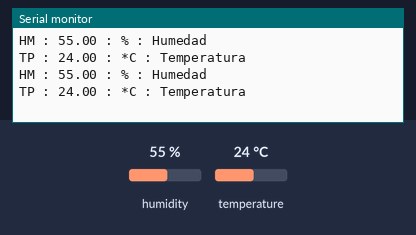
The sketch below on a simulated Arduino Uno, built with avr-gcc and run on an emulated ATmega328P. Shown: the last lines printed to the serial monitor. Inputs (shaded band) come from the test bench; at power-on: humidity 55 %, temperature 24 °C.

Above: at 4.8 s.
4.9 s: humidity set to 22 %
At 7.5 s:
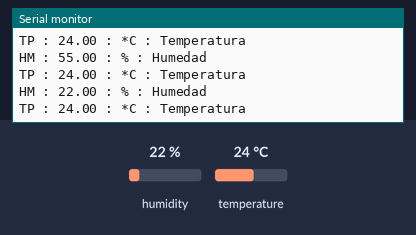
7.9 s: temperature set to 12 °C
At 8.7 s:
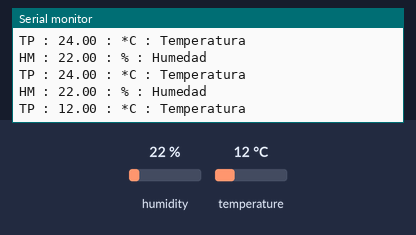
10.9 s: humidity set to 40 %
At 13.6 s:
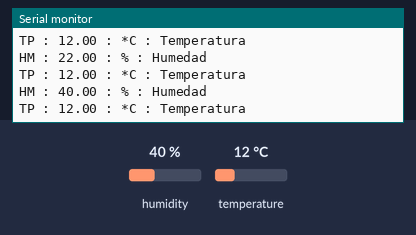
Timing chart, 0 to 15.1 s (numbered marks = the images above; inputs shaded):
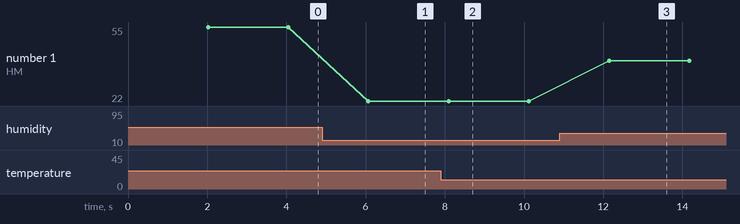

The sketch:

DHT11.ino
```cpp
#include "DHT.h"

#define DHTPIN 12     // Pin en el que está conectado el Data del DHT11
#define DHTTYPE DHT11   // Definimos el tipo de sensor DHT

DHT dht(DHTPIN, DHTTYPE);

void setup() {
  Serial.begin(9600);
  dht.begin();
}

void loop() {
  delay(2000);  // Esperamos 2 segundos entre lecturas
  // Leemos la humedad y la temperatura
  float h = dht.readHumidity();
  float t = dht.readTemperature();
  // Mostramos los valores leídos
  Serial.print("HM : "); Serial.print(h); Serial.print(" : % "); Serial.println(": Humedad");
  Serial.print("TP : "); Serial.print(t); Serial.print(" : *C "); Serial.println(": Temperatura");
}
```

Measured:
- after the input at 4.9 s, the serial monitor: prints a new line after 1.2 s (image 1)
- after the input at 7.9 s, the serial monitor: prints a new line after 0.22 s (image 2)
- after the input at 10.9 s, the serial monitor: prints a new line after 1.2 s (image 3)
- plotted number 1: 55 → 22 after the input at 4.9 s, 22 → 40 after the input at 10.9 s
